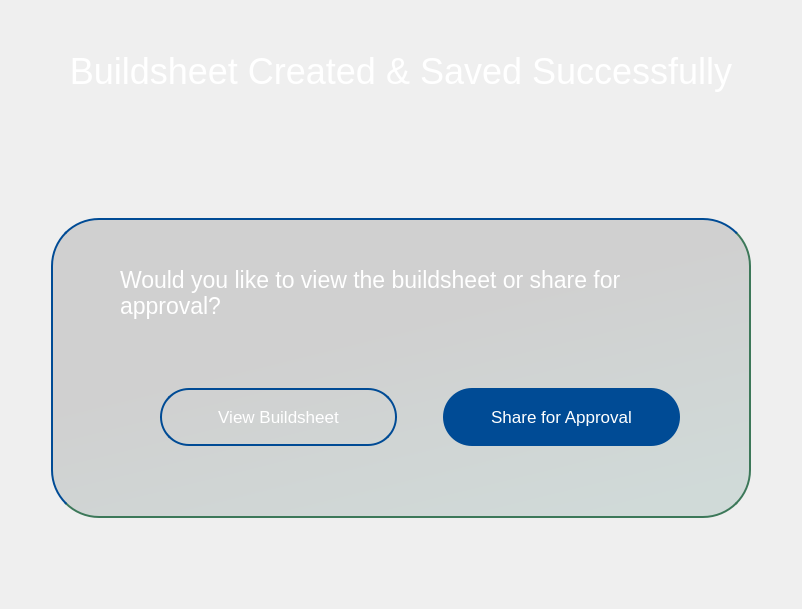
                    <widget class="QWidget" name="buildsheet_created_page">
                     <layout class="QGridLayout" name="gridLayout_22">
                      <item row="0" column="1">
                       <spacer name="verticalSpacer_116">
                        <property name="orientation">
                         <enum>Qt::Vertical</enum>
                        </property>
                        <property name="sizeHint" stdset="0">
                         <size>
                          <width>20</width>
                          <height>40</height>
                         </size>
                        </property>
                       </spacer>
                      </item>
                      <item row="1" column="1">
                       <widget class="QLabel" name="label_10">
                        <property name="minimumSize">
                         <size>
                          <width>0</width>
                          <height>0</height>
                         </size>
                        </property>
                        <property name="maximumSize">
                         <size>
                          <width>16777215</width>
                          <height>16777215</height>
                         </size>
                        </property>
                        <property name="font">
                         <font>
                          <pointsize>27</pointsize>
                         </font>
                        </property>
                        <property name="cursor">
                         <cursorShape>IBeamCursor</cursorShape>
                        </property>
                        <property name="styleSheet">
                         <string notr="true">color: white;</string>
                        </property>
                        <property name="text">
                         <string>Buildsheet Created &amp; Saved Successfully</string>
                        </property>
                        <property name="alignment">
                         <set>Qt::AlignCenter</set>
                        </property>
                        <property name="wordWrap">
                         <bool>true</bool>
                        </property>
                       </widget>
                      </item>
                      <item row="5" column="1">
                       <spacer name="verticalSpacer_57">
                        <property name="orientation">
                         <enum>Qt::Vertical</enum>
                        </property>
                        <property name="sizeType">
                         <enum>QSizePolicy::Expanding</enum>
                        </property>
                        <property name="sizeHint" stdset="0">
                         <size>
                          <width>20</width>
                          <height>40</height>
                         </size>
                        </property>
                       </spacer>
                      </item>
                      <item row="2" column="1">
                       <spacer name="verticalSpacer_58">
                        <property name="orientation">
                         <enum>Qt::Vertical</enum>
                        </property>
                        <property name="sizeType">
                         <enum>QSizePolicy::Preferred</enum>
                        </property>
                        <property name="sizeHint" stdset="0">
                         <size>
                          <width>20</width>
                          <height>120</height>
                         </size>
                        </property>
                       </spacer>
                      </item>
                      <item row="3" column="2">
                       <spacer name="horizontalSpacer_70">
                        <property name="orientation">
                         <enum>Qt::Horizontal</enum>
                        </property>
                        <property name="sizeHint" stdset="0">
                         <size>
                          <width>40</width>
                          <height>20</height>
                         </size>
                        </property>
                       </spacer>
                      </item>
                      <item row="3" column="0">
                       <spacer name="horizontalSpacer_71">
                        <property name="orientation">
                         <enum>Qt::Horizontal</enum>
                        </property>
                        <property name="sizeHint" stdset="0">
                         <size>
                          <width>40</width>
                          <height>20</height>
                         </size>
                        </property>
                       </spacer>
                      </item>
                      <item row="4" column="1">
                       <spacer name="verticalSpacer_117">
                        <property name="orientation">
                         <enum>Qt::Vertical</enum>
                        </property>
                        <property name="sizeHint" stdset="0">
                         <size>
                          <width>20</width>
                          <height>40</height>
                         </size>
                        </property>
                       </spacer>
                      </item>
                      <item row="3" column="1">
                       <widget class="QWidget" name="widget_16" native="true">
                        <property name="minimumSize">
                         <size>
                          <width>700</width>
                          <height>300</height>
                         </size>
                        </property>
                        <property name="maximumSize">
                         <size>
                          <width>700</width>
                          <height>300</height>
                         </size>
                        </property>
                        <property name="styleSheet">
                         <string notr="true">border: 2px solid transparent; 
border-radius: 48px;
opacity: 5px;
background: qlineargradient(x1: 0.21, y1: 0, x2: 0.79, y2: 1, stop: 0 rgba(0, 0, 0, 0.13), stop: 0.3815 rgba(0, 0, 0, 0.13), stop: 1 rgba(0, 77, 64, 0.13));
border-right-color: rgb(60, 120, 89);
border-bottom-color: rgb(60, 120, 89);
border-top-color: rgb(0, 75, 149);
border-left-color: rgb(0, 75, 149);
</string>
                        </property>
                        <layout class="QGridLayout" name="gridLayout_53">
                         <item row="0" column="0">
                          <layout class="QVBoxLayout" name="verticalLayout_14">
                           <item>
                            <spacer name="verticalSpacer_24">
                             <property name="orientation">
                              <enum>Qt::Vertical</enum>
                             </property>
                             <property name="sizeType">
                              <enum>QSizePolicy::Preferred</enum>
                             </property>
                             <property name="sizeHint" stdset="0">
                              <size>
                               <width>20</width>
                               <height>40</height>
                              </size>
                             </property>
                            </spacer>
                           </item>
                           <item>
                            <widget class="QPushButton" name="back_arrow_in_buildsheet">
                             <property name="cursor">
                              <cursorShape>PointingHandCursor</cursorShape>
                             </property>
                             <property name="styleSheet">
                              <string notr="true">color: white;
border:none;
background:transparent;
/*padding-top:20px;*/</string>
                             </property>
                             <property name="text">
                              <string/>
                             </property>
                             <property name="icon">
                              <iconset resource="../Qss/icons/_icons.qrc">
                               <normaloff>:/feather/icons/feather/arrow-left.png</normaloff>:/feather/icons/feather/arrow-left.png</iconset>
                             </property>
                             <property name="iconSize">
                              <size>
                               <width>32</width>
                               <height>32</height>
                              </size>
                             </property>
                            </widget>
                           </item>
                           <item>
                            <spacer name="verticalSpacer_49">
                             <property name="orientation">
                              <enum>Qt::Vertical</enum>
                             </property>
                             <property name="sizeHint" stdset="0">
                              <size>
                               <width>20</width>
                               <height>40</height>
                              </size>
                             </property>
                            </spacer>
                           </item>
                          </layout>
                         </item>
                         <item row="0" column="1">
                          <spacer name="horizontalSpacer_52">
                           <property name="orientation">
                            <enum>Qt::Horizontal</enum>
                           </property>
                           <property name="sizeHint" stdset="0">
                            <size>
                             <width>9</width>
                             <height>20</height>
                            </size>
                           </property>
                          </spacer>
                         </item>
                         <item row="0" column="2">
                          <layout class="QVBoxLayout" name="verticalLayout_15">
                           <item>
                            <spacer name="verticalSpacer_118">
                             <property name="orientation">
                              <enum>Qt::Vertical</enum>
                             </property>
                             <property name="sizeType">
                              <enum>QSizePolicy::Preferred</enum>
                             </property>
                             <property name="sizeHint" stdset="0">
                              <size>
                               <width>20</width>
                               <height>40</height>
                              </size>
                             </property>
                            </spacer>
                           </item>
                           <item>
                            <widget class="QLabel" name="buildsheet_or_share_label">
                             <property name="font">
                              <font>
                               <pointsize>17</pointsize>
                              </font>
                             </property>
                             <property name="cursor">
                              <cursorShape>IBeamCursor</cursorShape>
                             </property>
                             <property name="styleSheet">
                              <string notr="true">color: white;
border:none;
background:transparent;</string>
                             </property>
                             <property name="text">
                              <string>Would you like to view the buildsheet or share for approval?</string>
                             </property>
                             <property name="wordWrap">
                              <bool>true</bool>
                             </property>
                            </widget>
                           </item>
                           <item>
                            <spacer name="verticalSpacer_119">
                             <property name="orientation">
                              <enum>Qt::Vertical</enum>
                             </property>
                             <property name="sizeHint" stdset="0">
                              <size>
                               <width>20</width>
                               <height>40</height>
                              </size>
                             </property>
                            </spacer>
                           </item>
                           <item>
                            <layout class="QHBoxLayout" name="horizontalLayout_18">
                             <item>
                              <spacer name="horizontalSpacer_67">
                               <property name="orientation">
                                <enum>Qt::Horizontal</enum>
                               </property>
                               <property name="sizeHint" stdset="0">
                                <size>
                                 <width>40</width>
                                 <height>20</height>
                                </size>
                               </property>
                              </spacer>
                             </item>
                             <item>
                              <widget class="QPushButton" name="view_buildsheet_pushButton">
                               <property name="minimumSize">
                                <size>
                                 <width>237</width>
                                 <height>58</height>
                                </size>
                               </property>
                               <property name="maximumSize">
                                <size>
                                 <width>237</width>
                                 <height>58</height>
                                </size>
                               </property>
                               <property name="font">
                                <font>
                                 <pointsize>13</pointsize>
                                </font>
                               </property>
                               <property name="cursor">
                                <cursorShape>PointingHandCursor</cursorShape>
                               </property>
                               <property name="styleSheet">
                                <string notr="true">QPushButton{background-color: none;
color:white;
border-radius:29px;
border:2px solid #004B95;}
QPushButton:hover {
    color: white;
	
	background-color: rgb(0, 75, 149);
}
QPushButton:pressed {
    background-color: rgb(0,75,149); /* Slightly darker blue for the pressed state */
    color: white; /* Keep the text color visible */
}
</string>
                               </property>
                               <property name="text">
                                <string>View Buildsheet</string>
                               </property>
                              </widget>
                             </item>
                             <item>
                              <spacer name="horizontalSpacer_68">
                               <property name="orientation">
                                <enum>Qt::Horizontal</enum>
                               </property>
                               <property name="sizeHint" stdset="0">
                                <size>
                                 <width>40</width>
                                 <height>20</height>
                                </size>
                               </property>
                              </spacer>
                             </item>
                             <item>
                              <widget class="QPushButton" name="share_for_approval_pushButton">
                               <property name="minimumSize">
                                <size>
                                 <width>237</width>
                                 <height>58</height>
                                </size>
                               </property>
                               <property name="maximumSize">
                                <size>
                                 <width>237</width>
                                 <height>58</height>
                                </size>
                               </property>
                               <property name="font">
                                <font>
                                 <pointsize>13</pointsize>
                                </font>
                               </property>
                               <property name="cursor">
                                <cursorShape>PointingHandCursor</cursorShape>
                               </property>
                               <property name="styleSheet">
                                <string notr="true">QPushButton{
	background-color: rgb(0, 75, 149);
color:white;
border-radius:29px;
border:none;
}
QPushButton:hover {
    color: white;
	background-color: #005ce6;
}
QPushButton:pressed {
    background-color: #003d99; /* Slightly darker blue for the pressed state */
    color: white; /* Keep the text color visible */
}
</string>
                               </property>
                               <property name="text">
                                <string>Share for Approval</string>
                               </property>
                              </widget>
                             </item>
                             <item>
                              <spacer name="horizontalSpacer_69">
                               <property name="orientation">
                                <enum>Qt::Horizontal</enum>
                               </property>
                               <property name="sizeHint" stdset="0">
                                <size>
                                 <width>40</width>
                                 <height>20</height>
                                </size>
                               </property>
                              </spacer>
                             </item>
                            </layout>
                           </item>
                           <item>
                            <spacer name="verticalSpacer_120">
                             <property name="orientation">
                              <enum>Qt::Vertical</enum>
                             </property>
                             <property name="sizeHint" stdset="0">
                              <size>
                               <width>20</width>
                               <height>40</height>
                              </size>
                             </property>
                            </spacer>
                           </item>
                          </layout>
                         </item>
                         <item row="0" column="3">
                          <spacer name="horizontalSpacer_91">
                           <property name="orientation">
                            <enum>Qt::Horizontal</enum>
                           </property>
                           <property name="sizeHint" stdset="0">
                            <size>
                             <width>9</width>
                             <height>20</height>
                            </size>
                           </property>
                          </spacer>
                         </item>
                        </layout>
                       </widget>
                      </item>
                     </layout>
                    </widget>
